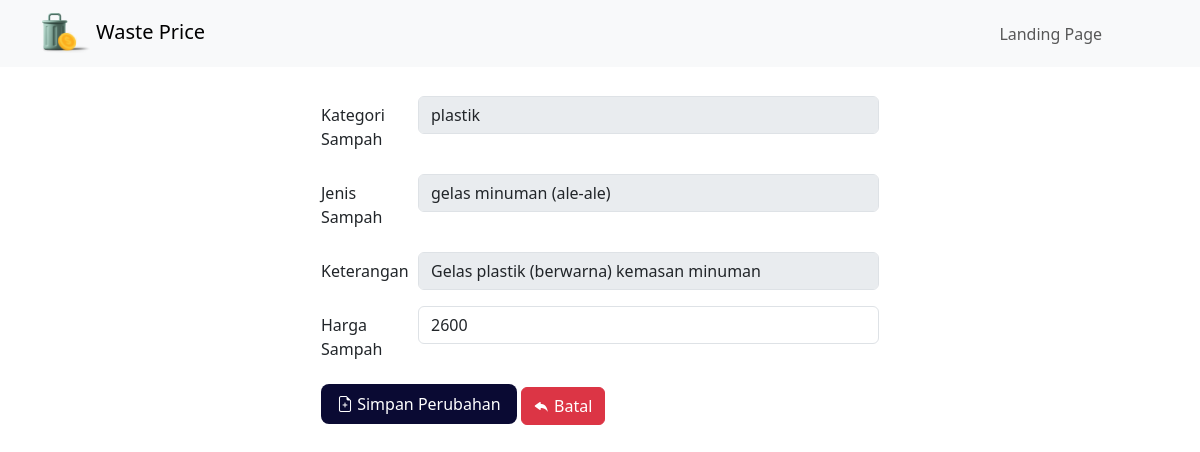
The app's page /admin/kelola.php?ubah=5 with its own data.
### tables this page shows
CREATE TABLE `tb_sampah` (
  `id_sampah` int(99) NOT NULL,
  `kategori_sampah` varchar(50) NOT NULL,
  `jenis_sampah` varchar(50) NOT NULL,
  `keterangan` varchar(99) NOT NULL,
  `harga_sampah` int(11) NOT NULL
);

### admin/kelola.php (the view, shortened to what this page needs)
<!DOCTYPE html>
<?php
include '../auth/koneksi.php';
include 'header.php';
if (isset($_GET['ubah'])) {
    $id_sampah = $_GET['ubah'];
    $query = "SELECT * FROM tb_sampah WHERE id_sampah = '$id_sampah';";
    $sql = mysqli_query($conn, $query);
    $result = mysqli_fetch_assoc($sql);
    $kategori_sampah = $result['kategori_sampah'];
    $jenis_sampah = $result['jenis_sampah'];
    $keterangan = $result['keterangan'];
    $harga_sampah = $result['harga_sampah'];
}
?>
<div class="container mt-5 pt-5">
    <form method="POST" action="authAdmin/proses.php" enctype="multipart/form-data" class="col-md-6 mx-auto">
        <div class="mb-3 row">
            <label for="kategori_sampah" class="col-sm-2 col-form-label">Kategori Sampah</label>
            <div class="col-sm-10">
                <input required type="text" name="kategori_sampah" class="form-control" id="kategori_sampah"
                    value="<?php echo $kategori_sampah; ?>" disabled>
            </div>
        </div>
        <div class="mb-3 row">
            <label for="jenis_sampah" class="col-sm-2 col-form-label">Jenis Sampah</label>
            <div class="col-sm-10">
                <input required type="text" name="jenis_sampah" class="form-control" id="jenis_sampah"
                    value="<?php echo $jenis_sampah; ?>" disabled>
            </div>
        </div>
        <div class=" mb-3 row">
            <label for="keterangan" class="col-sm-2 col-form-label">Keterangan</label>
            <div class="col-sm-10">
                <input required type="text" name="jenis_sampah" class="form-control" id="jenis_sampah"
                    value="<?php echo $keterangan; ?>" disabled>
            </div>
        </div>
        <div class="mb-3 row">
            <label for="harga_sampah" class="col-sm-2 col-form-label">Harga Sampah</label>
            <div class="mb-3 col-sm-10">
                <input required type="number" class="form-control" name="harga_sampah" id="harga_sampah"
                    value="<?php echo $harga_sampah; ?>">
            </div>
        </div>
        <div class="mb3 row">
            <div class="col">
                <button class="px-3 py-2 text-white border-0" type="submit" name="sampah" value="edit"
                    style="background: #0A0A33; border-radius: 8px;"><i class="bi bi-file-earmark-plus"></i> Simpan
                    Perubahan</button>
                <a href="daftarharga" type="button" class="btn btn-danger"><i class="bi bi-reply-fill"></i>
                    Batal</a>
            </div>
        </div>
    </form>
</div>
</body>
</html>

### admin/style.css (style rules this page uses)
body { background-color: #D9D9D9; font-family: 'IBM Plex Sans', sans-serif; font-family: 'Montserrat', sans-serif; overflow-x: hidden; }

### records on screen
tb_sampah: kategori_sampah "plastik", jenis_sampah "gelas minuman (ale-ale)", jenis_sampah "Gelas plastik (berwarna) kemasan minuman", harga_sampah "2600"
